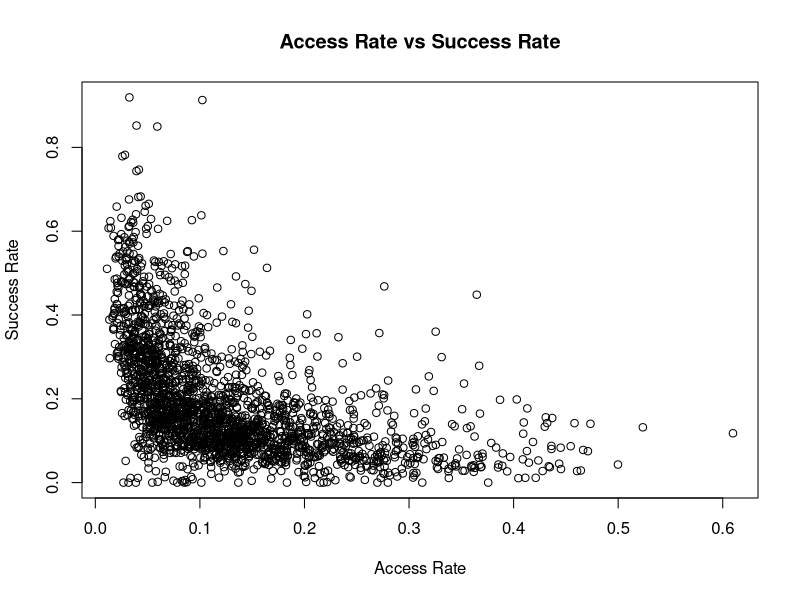
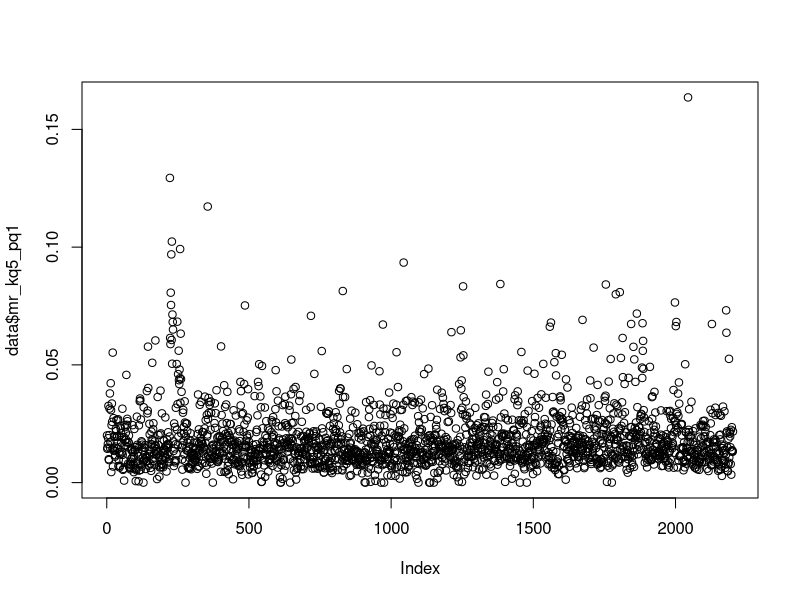

Recreate these plots in R, in order.
getwd()
setwd("~/Desktop/econhw2")
list.files()
data <- read.csv("college_mobility_rates.csv")
print(data$name[2013:2022])

mylist <- list(data$name)
lengths(mylist)
sorted1 <- data[order(data$par_q1),]
print(sorted1$name[1:10])
print(sorted1$name[2013:2022])
data[data$name %in% c("Cornell University", "Princeton University", "Yale University", "Quinnipiac University"), c("name","kq5_cond_parq1")]


#--
plot(data$par_q1, data$kq5_cond_parq1, xlab = "Access Rate", ylab = "Success Rate", main = "Access Rate vs Success Rate")

# The higher the access rate, the lower the success rate, implying that access rate is negatively correlated with success rate. 
# There are very few colleges who do well on both access and success rates. Most do very poorly on both metrics. 
# 

data$mr_kq5_pq1 <- data$par_q1*data$kq5_cond_parq1
summary(data$mr_kq5_pq1)
plot(data$mr_kq5_pq1)
